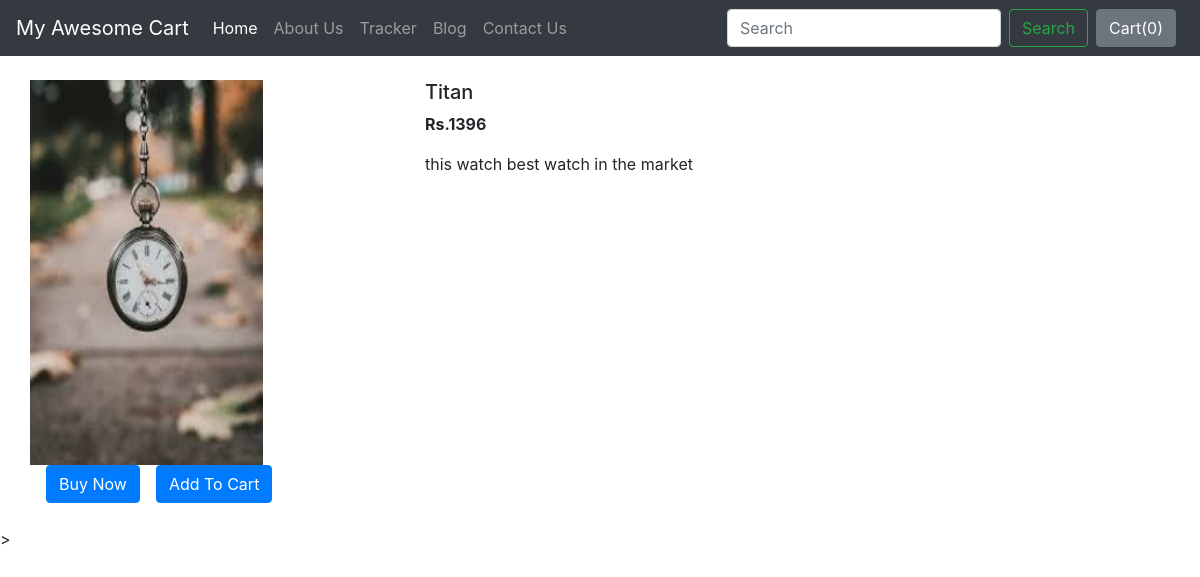
The page /shop/products/3 on the database its author committed.
### shop/models.py (models this page shows, shortened)
class Product(models.Model):
    product_id = models.AutoField #inheritance #migrate no use karo hato and makemigrations no pan niche git bash ma..python manage.py migrate ai rite
    product_name = models.CharField(max_length=50)#migrations n use karvi atle shop ni under bani jai je change hoi yee.....
    category = models.CharField(max_length=50, default="")
    subcategory = models.CharField(max_length=50, default="")
    price = models.IntegerField(default=0)
    desc = models.CharField(max_length=300)#migrate thi database change thai
    pub_date = models.DateField() #createsuperuser pan vapru : password 1234, email:shanichauhan@, name:shani
    image = models.ImageField(upload_to="shop/images", default="")

### shop/views.py (the view)
# urls.py: path("products/<int:myid>", views.productView, name="ProductView"),
def productView(request, myid):
    product = Product.objects.filter(id=myid)
    return render(request, 'shop/prodView.html', {'product':product[0]})

### shop/templates/shop/prodView.html (shortened to what this page needs)
{% extends 'shop/basic.html' %}
{% block body %}
<div class="container my-4">
    <div class="row">
    <div class="col-md-4">
    <div class="row">
        <img src="/media/{{product.image}}" width="233px" height="385px">
    </div>
        <div class="row">
            <button class="btn btn-primary mx-3">Buy Now</button>
            <button class="btn btn-primary">Add To Cart</button>
        </div>
    </div>
    <div class="col-md-8">
        <h5>{{product.product_name}}</h5>
        <p><b>Rs.{{product.price}} </b></p>
        <p>{{product.desc}}</p>
    </div>
    </div>
</div>
{% endblock %}

### rows shown on the page
Product: image (picture), product_name "Titan", price "1396", desc "this watch best watch in the market"
